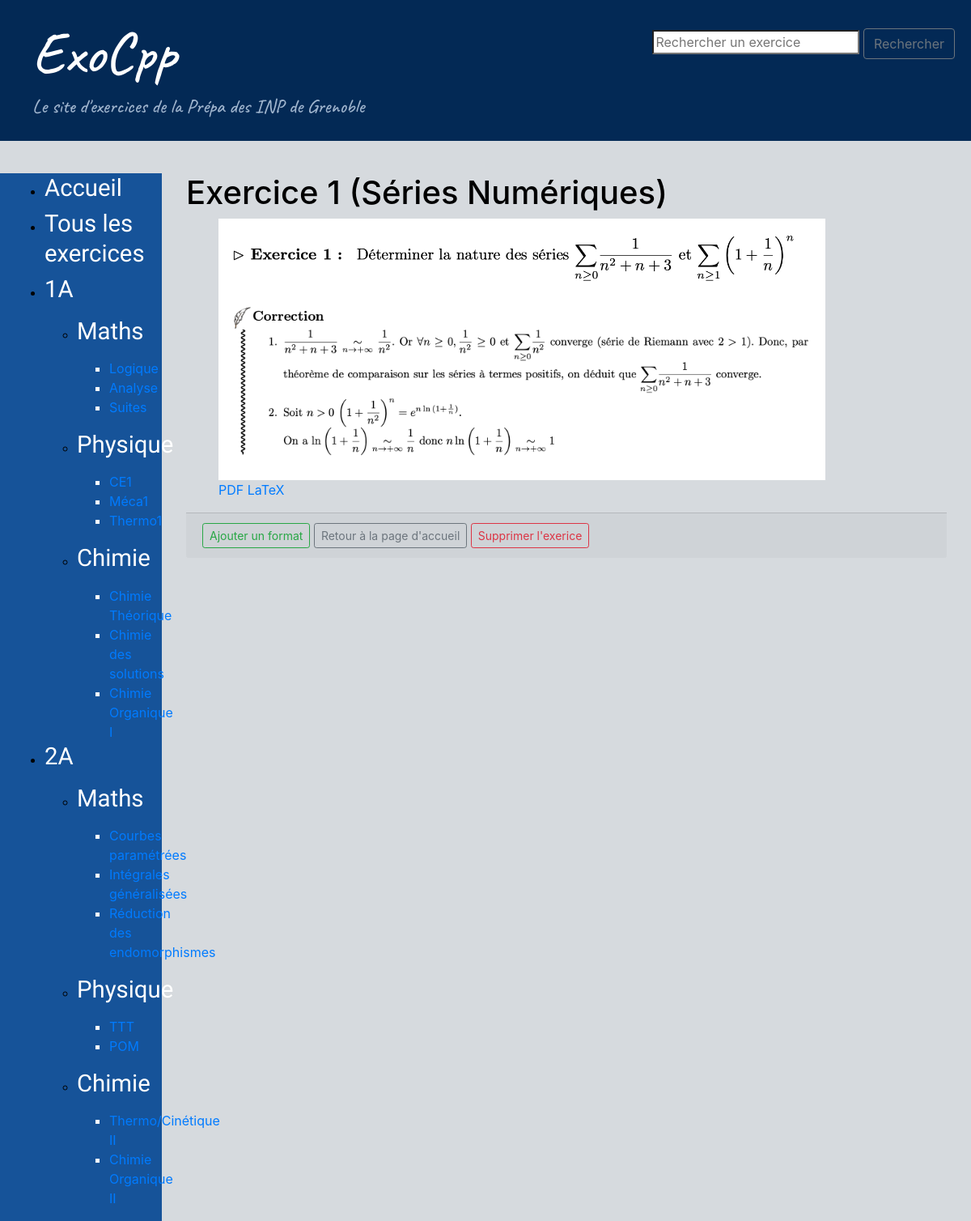
Page /exercice/1 on the committed database.
### exo/models.py (models this page shows, shortened)
class Exercice(models.Model):
    nom = models.CharField(max_length=200, null=False)
    tags = TaggableManager()
    chapitre = models.ForeignKey(Chapitre, on_delete = models.CASCADE)

class Chapitre(models.Model):
    annee = models.CharField(max_length=2, choices = [('1A', 'Première année'),
        ('2A', 'Deuxième année')])
    matiere = models.CharField(max_length=40 , choices = [('Maths', 'Maths'),('Chimie','Chimie'), ('Physique', 'Physique')]
        )
    nom = models.CharField(max_length=200, null=False)

class Fichier(models.Model):
    file = models.FileField(upload_to='')
    format = models.CharField(max_length = 2, choices = [('w', 'Document Word'),
        ('p', 'PDF'), ('t', 'LaTeX'), ('i', 'Image')])
    exercice = models.ForeignKey(Exercice, related_name = 'fichier',
        on_delete = models.CASCADE)
    created_date = models.DateTimeField(default=timezone.now)
    published_date = models.DateTimeField(blank=True, null=True)

### exo/views.py (the view)
# urls.py: path('exercice/<int:exercice_id>', views.detail, name='exercice-details'),
def detail(request, exercice_id):
    exercice = get_object_or_404(Exercice, pk=exercice_id)
    return render(request, 'exo/detail.html', {'exercice': exercice,
    	'fichiers': Fichier.objects.filter(exercice_id=exercice_id)},)

### exo/templates/exo/detail.html
{% extends "base_generic.html" %}
{% block content %}
  <h1>{{exercice.nom}} ({{exercice.chapitre.nom}})</h1>
  <ul>
    {% for fichier in fichiers %}
		{% if fichier.format == "i" %}
			<img src="{{ fichier.file.url }}" alt="énoncé" width="750"><br/>
		{% else %}
			<a href="{{ fichier.file.url }}">{{ fichier.get_format_display }}</a>
		{% endif %}
	{% endfor %}
  </ul>
  <div class="card-footer text-muted">
  	<a href="{% url 'newformat' %}" class="btn btn-outline-success btn-sm">Ajouter un format</a>
  	<a href="{% url 'home' %}" class="btn btn-outline-secondary btn-sm">Retour à la page d'accueil</a>
  	<a href="{% url 'supp_ex' exercice.id %}" class="btn btn-outline-danger btn-sm">Supprimer l'exerice</a>
  </div>
{% endblock %}

### exo/static/css/styles.css (style rules this page uses)
body { background-color: #D6DADE; color: black; }

### rows in the picture
Exercice: nom "Exercice 1", chapitre.nom "Séries Numériques"
Fichier: file (picture)
Fichier: file (picture)
Fichier: format "PDF"
Fichier: format "LaTeX"
